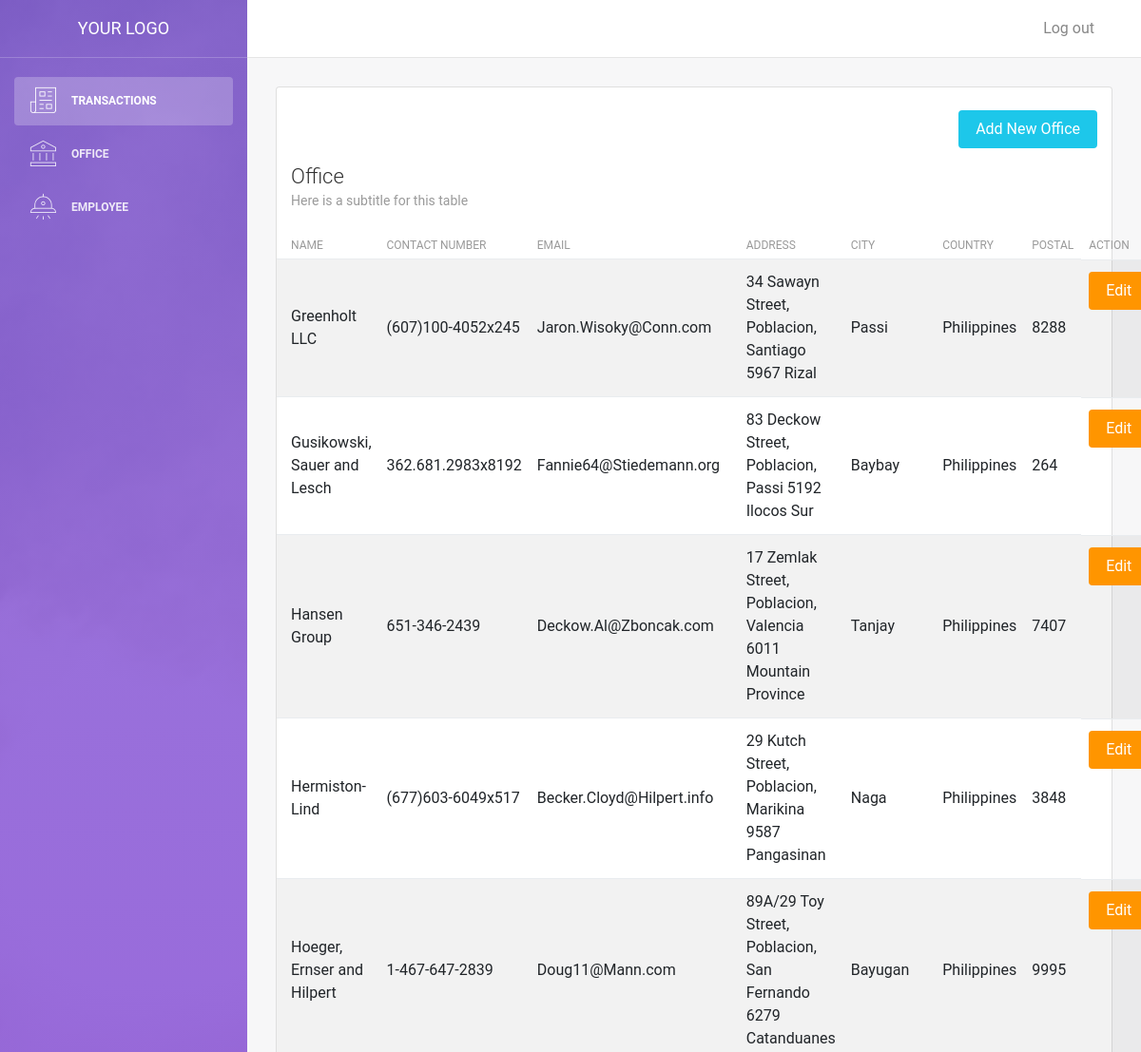
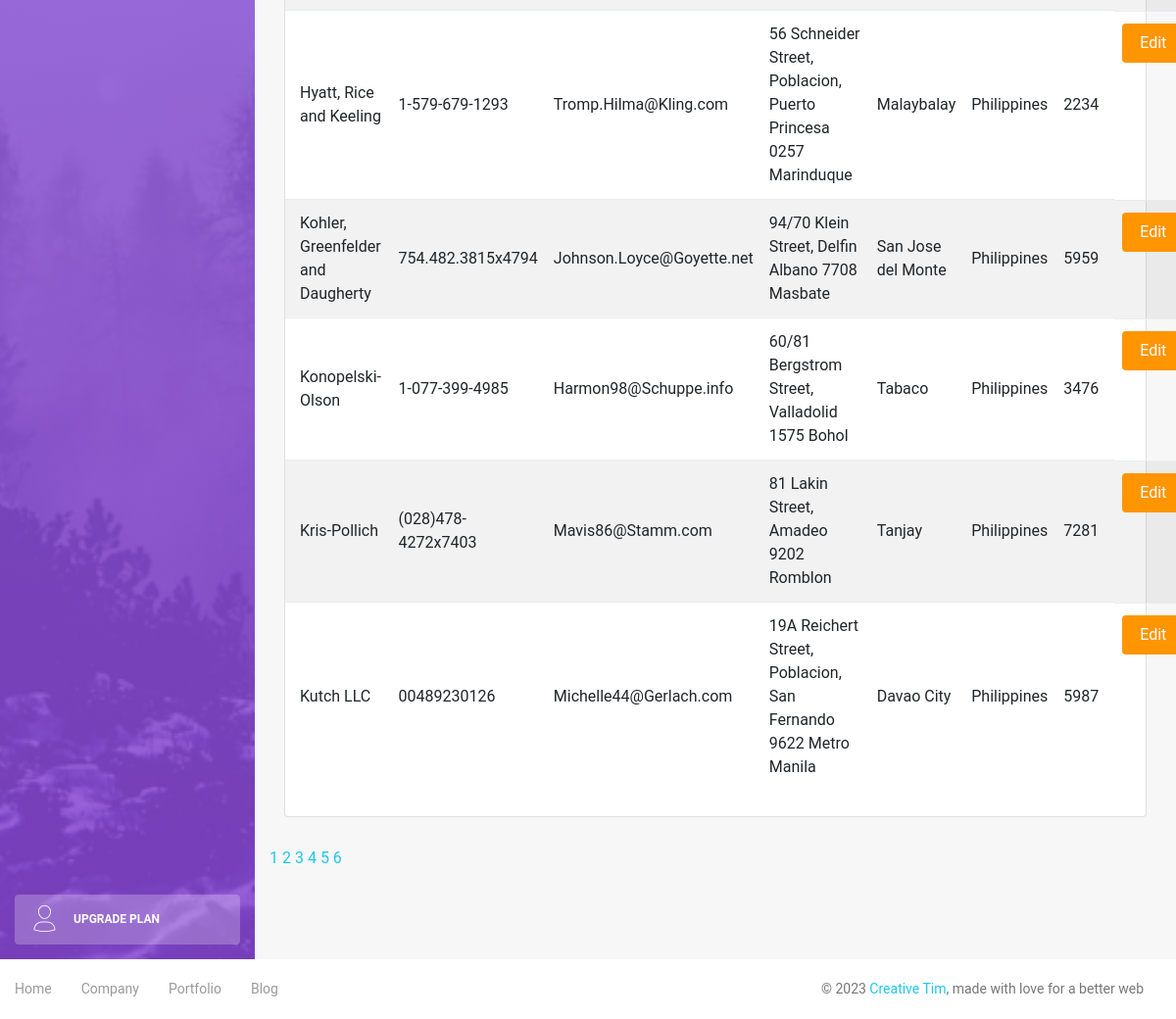
The page /office.php?page=2 on the database its author committed (2 pictures, top to bottom).
### tables this page shows
CREATE TABLE `office` (
  `id` int NOT NULL AUTO_INCREMENT,
  `name` varchar(45) DEFAULT NULL,
  `contactnum` varchar(45) DEFAULT NULL,
  `email` varchar(45) DEFAULT NULL,
  `address` text,
  `city` varchar(45) DEFAULT NULL,
  `country` varchar(45) DEFAULT NULL,
  `postal` int DEFAULT NULL,
  PRIMARY KEY (`id`)
);

### office.php (the view, shortened to what this page needs)
<!DOCTYPE html>
<html lang="en">
<head>
    <link rel="stylesheet" href="https://maxcdn.bootstrapcdn.com/font-awesome/latest/css/font-awesome.min.css" />
    <link href="assets/css/bootstrap.min.css" rel="stylesheet" />
    <link href="assets/css/light-bootstrap-dashboard.css?v=2.0.0 " rel="stylesheet" />
    <link href="assets/css/demo.css" rel="stylesheet" />
</head>
<body>
<?php
require('config\db.php');
$results_per_page = 10;
$query = 'SELECT * FROM office';
$result = mysqli_query($conn, $query);
$number_of_result = mysqli_num_rows($result);
$number_of_page = ceil($number_of_result / $results_per_page);
if(!isset($_GET['page'])){
    $page = 1;
}else{
    $page = $_GET['page'];
}
$page_first_result = ($page-1) * $results_per_page;
$query = 'SELECT * FROM office ORDER BY name LIMIT ' . $page_first_result . ',' . $results_per_page;
$result = mysqli_query($conn, $query);
$offices = mysqli_fetch_all($result, MYSQLI_ASSOC);
?>
    <div class="wrapper">
        <div class="sidebar" data-image="../assets/img/sidebar-5.jpg">
            <div class="sidebar-wrapper">
                <?php include("includes/sidebar.php"); ?>
            </div>
        </div>
        <div class="main-panel">
            <?php include("includes/navbar.php"); ?>
            <div class="content">
                <div class="container-fluid">
                    <div class="row">
                    <div class="col-md-12">
                            <div class="card strpied-tabled-with-hover">
                                <br/>
                                <div class='col-md-12'>
                                    <a href="office-add.php">
                                        <button type="submit" class="btn btn-info btn-fill pull-right">Add New Office</button>
                                    </a>
                                </div>
                                <div class="card-header ">
                                    <h4 class="card-title">Office</h4>
                                    <p class="card-category">Here is a subtitle for this table</p>
                                </div>
                                <div class="card-body table-full-width table-responsive">
                                    <table class="table table-hover table-striped">
                                        <thead>
                                            <th>Name</th>
                                            <th>Contact Number</th>
                                            <th>Email</th>
                                            <th>Address</th>
                                            <th>City</th>
                                            <th>Country</th>
                                            <th>Postal</th>
                                            <th>Action</th>
                                        </thead>
                                        <tbody>
                                            <?php foreach($offices as $office) : ?>
                                            <tr>
                                                <td><?php echo $office['name']; ?></td>
                                                <td><?php echo $office['contactnum']; ?></td>
                                                <td><?php echo $office['email']; ?></td>
                                                <td><?php echo $office['address']; ?></td>
                                                <td><?php echo $office['city']; ?></td>
                                                <td><?php echo $office['country']; ?></td>
                                                <td><?php echo $office['postal']; ?></td>
                                                <td>
                                                    <a href="office-edit.php?id=<?php echo $office['id']; ?>">
                                                    <button type="submit" class="btn btn-warning btn-fill pull-right">Edit</button>
                                                    </a>
                                                </td>
                                            </tr>
                                            <?php endforeach ?>
                                        </tbody>
                                    </table>
                                </div>
                            </div>
                        </div>
                    </div>
                </div>
                <?php
                    for($page=1; $page <= $number_of_page; $page++){
                        echo '<a href = "office.php?page=' . $page .'">' . $page . ' ' . '</a>';
                    }
                ?>
                </div>
            </div>
            <footer class="footer">
                <div class="container-fluid">
                    <nav>
                        <ul class="footer-menu">
                            <li>
                                <a href="#">
                                    Home
                                </a>
                            </li>
                            <li>
                                <a href="#">
                                    Company
                                </a>
                            </li>
                            <li>
                                <a href="#">
                                    Portfolio
                                </a>
                            </li>
                            <li>
                                <a href="#">
                                    Blog
                                </a>
                            </li>
                        </ul>
                        <p class="copyright text-center">
                            ©
                            <a href="http://www.creative-tim.com">Creative Tim</a>, made with love for a better web
                        </p>
                    </nav>
                </div>
            </footer>
        </div>
</body>
</html>

### rows shown on the page
office: name "Greenholt LLC", contactnum "(607)100-4052x245", email "Jaron.Wisoky@Conn.com", address "34 Sawayn Street, Poblacion, Santiago 5967 Rizal", city "Passi", country "Philippines", postal "8288"
office: name "Gusikowski, Sauer and Lesch", contactnum "362.681.2983x8192", email "Fannie64@Stiedemann.org", address "83 Deckow Street, Poblacion, Passi 5192 Ilocos Sur", city "Baybay", country "Philippines", postal "264"
office: name "Hansen Group", contactnum "651-346-2439", email "Deckow.Al@Zboncak.com", address "17 Zemlak Street, Poblacion, Valencia 6011 Mountain Province", city "Tanjay", country "Philippines", postal "7407"
office: name "Hermiston-Lind", contactnum "(677)603-6049x517", email "Becker.Cloyd@Hilpert.info", address "29 Kutch Street, Poblacion, Marikina 9587 Pangasinan", city "Naga", country "Philippines", postal "3848"
office: name "Hoeger, Ernser and Hilpert", contactnum "1-467-647-2839", email "Doug11@Mann.com", address "89A/29 Toy Street, Poblacion, San Fernando 6279 Catanduanes", city "Bayugan", country "Philippines", postal "9995"
office: name "Hyatt, Rice and Keeling", contactnum "1-579-679-1293", email "Tromp.Hilma@Kling.com", address "56 Schneider Street, Poblacion, Puerto Princesa 0257 Marinduque", city "Malaybalay", country "Philippines", postal "2234"
office: name "Kohler, Greenfelder and Daugherty", contactnum "754.482.3815x4794", email "Johnson.Loyce@Goyette.net", address "94/70 Klein Street, Delfin Albano 7708 Masbate", city "San Jose del Monte", country "Philippines", postal "5959"
office: name "Konopelski-Olson", contactnum "1-077-399-4985", email "Harmon98@Schuppe.info", address "60/81 Bergstrom Street, Valladolid 1575 Bohol", city "Tabaco", country "Philippines", postal "3476"
office: name "Kris-Pollich", contactnum "(028)478-4272x7403", email "Mavis86@Stamm.com", address "81 Lakin Street, Amadeo 9202 Romblon", city "Tanjay", country "Philippines", postal "7281"
office: name "Kutch LLC", contactnum "00489230126", email "Michelle44@Gerlach.com", address "19A Reichert Street, Poblacion, San Fernando 9622 Metro Manila", city "Davao City", country "Philippines", postal "5987"
